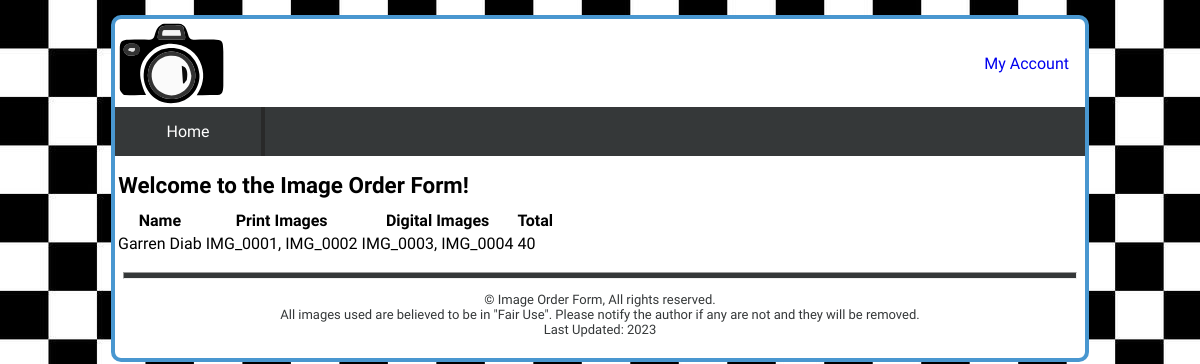
The page / on the database its author committed.
### tables this page shows
CREATE TABLE `orders` (
  `orderId` int UNSIGNED NOT NULL,
  `orderFirstname` varchar(30) NOT NULL,
  `orderLastname` varchar(30) NOT NULL,
  `orderPhone` varchar(10) NOT NULL,
  `orderPrint` text NOT NULL,
  `orderDigital` text NOT NULL,
  `orderAmount` smallint NOT NULL
);

### model/main-model.php (called while the page is built, shortened)
<?php
function getOrders()
{
    $db = orderFormConnect();
    $sql = 'SELECT * FROM orders';
    $stmt = $db->prepare($sql);
    $stmt->execute();
    $orders = $stmt->fetchAll(PDO::FETCH_ASSOC);
    return $orders;
}

### library/functions.php (the view, shortened to what this page needs)
<?php
function displayOrderList($orders)
{
    $orderTable = '<thead>
    <tr>
    <th>Name</th>
    <th>Print Images</th>
    <th>Digital Images</th>
    <th>Total</th>
    </tr>
    </thead>
    <tbody>
    <tr>';
    foreach ($orders as $order) {
        $orderTable .= "<td>" . $order['orderFirstname'] . " " . $order['orderLastname'] . "</td>";
        $orderTable .= "<td>" . $order['orderPrint'] . "</td>";
        $orderTable .= "<td>" . $order['orderDigital'] . "</td>";
        $orderTable .= "<td>" . $order['orderAmount'] . "</td></tr>";
    }
    $orderTable .= '</tbody>';
    return $orderTable;
}

### css/main.css (style rules this page uses)
:root { --button-color: #0072b1; --button-hover: #a1caf1; --nav: #353839; --nav-hover: #4997d0; --sub-nav: #292929; }
body { background-color: white; margin: 0 auto; font-family: 'Audiowide', cursive; }
@media only screen and (min-width: 750px) { html { background-image: url('../images/site/small_check.jpg'); } }
@media only screen and (min-width: 750px) { body { border: 4px solid var(--nav-hover); border-radius: 10px; max-width: 970px; margin: 15px auto; } }

### rows shown on the page
orders: orderFirstname "Garren", orderLastname "Diab", orderPrint "IMG_0001, IMG_0002", orderDigital "IMG_0003, IMG_0004", orderAmount "40"
